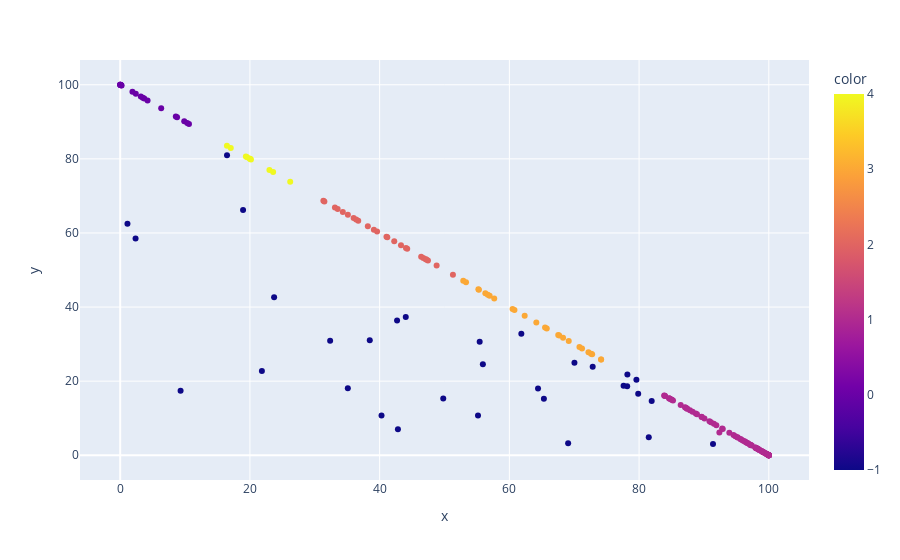

This figure's notebook cell:
### Code cell
fig = px.scatter(x=df["fossil_share_elec"], y=df["renewables_share_elec"], color=df['cluster4'])
fig.show()

### Figure 1 — Plotly figure (JSON) as saved in the notebook; plotly's stock layout.template omitted (floating-point values rounded to 4 significant figures; data arrays with more than 128 entries replaced by an {"elided": "..."} marker saying what was removed)
{"data": [{"hovertemplate": "x=%{x}<br>y=%{y}<br>color=%{marker.color}<extra></extra>", "legendgroup": "", "marker": {"color": {"elided": "203 int values"}, "coloraxis": "coloraxis", "symbol": "circle"}, "mode": "markers", "name": "", "orientation": "v", "showlegend": false, "type": "scatter", "x": {"elided": "203 float values"}, "xaxis": "x", "y": {"elided": "203 float values"}, "yaxis": "y"}], "layout": {"coloraxis": {"colorbar": {"title": {"text": "color"}}, "colorscale": [[0, "#0d0887"], [0.1111, "#46039f"], [0.2222, "#7201a8"], [0.3333, "#9c179e"], [0.4444, "#bd3786"], [0.5556, "#d8576b"], [0.6667, "#ed7953"], [0.7778, "#fb9f3a"], [0.8889, "#fdca26"], [1, "#f0f921"]]}, "legend": {"tracegroupgap": 0}, "margin": {"t": 60}, "xaxis": {"anchor": "y", "domain": [0, 1], "title": {"text": "x"}}, "yaxis": {"anchor": "x", "domain": [0, 1], "title": {"text": "y"}}}}
